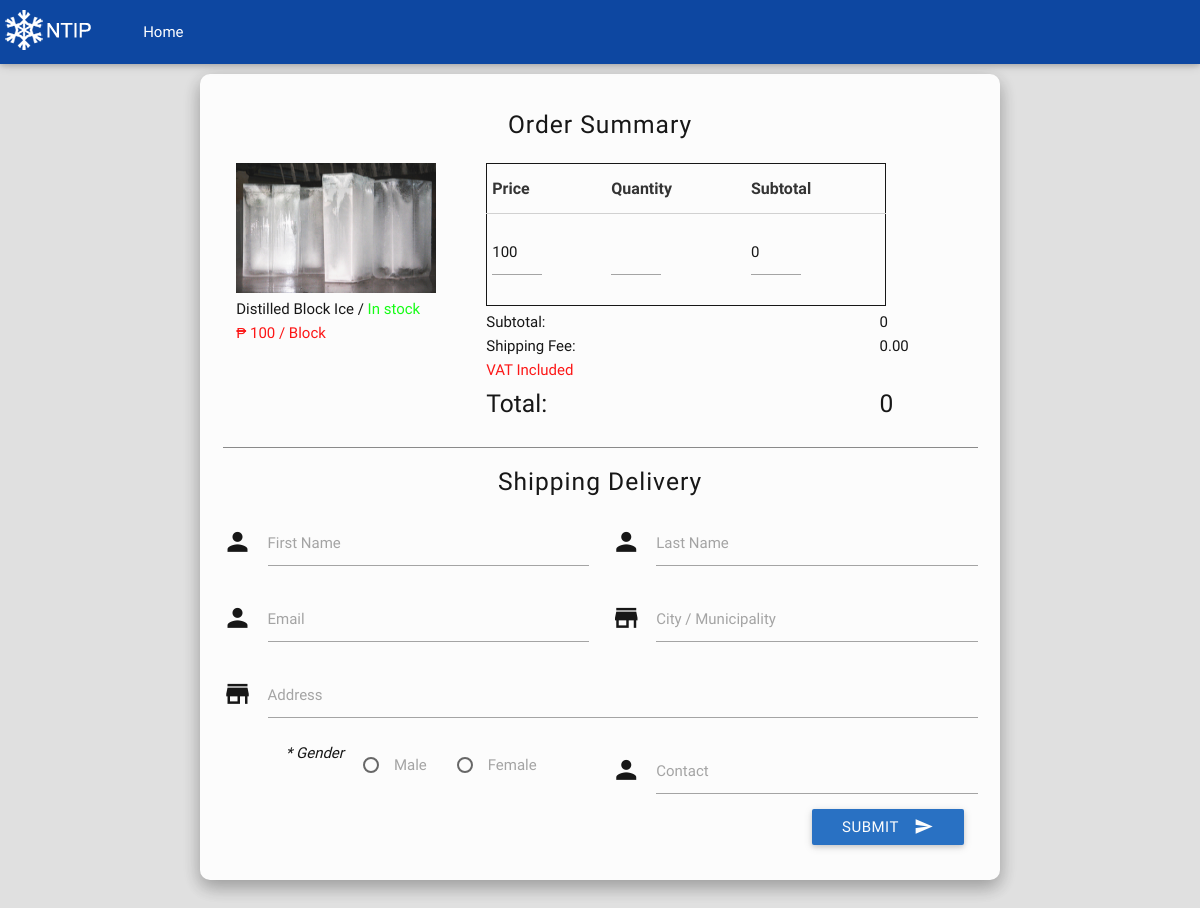
The page /checkout/shippingdelivery.php?product_no=150001 on the database its author committed.
### tables this page shows
CREATE TABLE `products` (
  `product_id` int(11) NOT NULL AUTO_INCREMENT,
  `product_no` varchar(20) NOT NULL,
  `product_name` varchar(100) NOT NULL,
  `product_picture` varchar(200) NOT NULL,
  `sshow1` varchar(100) NOT NULL,
  `sshow2` varchar(100) NOT NULL,
  `sshow3` varchar(100) NOT NULL,
  `sshow4` varchar(100) NOT NULL,
  `unit` varchar(20) NOT NULL,
  `price` varchar(4) NOT NULL,
  `summary` text NOT NULL,
  `date_added` date NOT NULL,
  `date_updated` date NOT NULL,
  PRIMARY KEY (`product_id`),
  UNIQUE KEY `product_no` (`product_no`)
);

### php/function.php (called while the page is built, shortened)
<?php
	function loggedin() {
		if(isset($_SESSION['user_id']) && !empty($_SESSION['user_id'])){
			return true;
		}else{
			return false;
		}
	}
    function data_secure($data){
    $data = htmlspecialchars($data);
    $data = trim($data);
    $data = stripcslashes($data);
    return $data;
}
?>

### checkout/shippingdelivery.php (the view, shortened to what this page needs)
<?php
  include '../php/function.php';
?>
<html>
<head>
	<link type="text/css" rel="stylesheet" href="../css/materialize.min.css"  media="screen,projection"/>
  <link type="text/css" rel="stylesheet" href="../css/forms.css">
  <link type="text/css" rel="stylesheet" href="../css/style.css">
</head>
<body onload="subtotal()">
<div class="navbar-fixed">
    <?php if(loggedin()){
      echo "<nav class='white'>";
      }else{
        echo "<nav class='blue darken-4'>";
        } ?>
      <div class="nav-wrapper">
        <ul style="padding-left: 5px; padding-right: 20px;">
          <li><img src="../img/snowflake-icon.png" style="margin-top: 10px;">&nbsp;&nbsp;&nbsp;&nbsp;&nbsp;&nbsp;&nbsp;&nbsp;&nbsp;&nbsp;</li>
          <li><a href="../index.php" >Home</a></li>
        </ul>
      </div>
    </nav>
  </div>
    <?php
    if (isset($_GET["product_no"])){
        $product_no = data_secure($_GET["product_no"]);
    }
    ?>
	<div class="container login z-depth-2" style="width: 800px;height: auto;margin-top: 10px;">
    <form action= "#" method="post" class="col s12">
      <div class="login-title">
        <h5 class="center-align">Order Summary </h5>
      </div>
      <div class="row" style="padding-top: 15px;">
          <?php
            $sql = "SELECT * FROM products WHERE product_no='$product_no'";
            $result = mysql_query($sql);
            while ($rows = mysql_fetch_assoc($result)){
  ?>
        <div id="displayproduct" style="float: left;">
        <img src="../<?php echo $rows["product_picture"]?>"/><h6><?php echo $rows["product_name"]?> / <span style="color: lime;"> In stock</span></h6><h6>&#8369 <?php echo $rows["price"]?>  / <?php echo $rows["unit"]?></h6>
        </div>
        <div id="information" style="color:black">
       <table style="border: 1px solid black;width:400px">
       <thead>
       <th>Price</th>
       <th>Quantity</th>
       <th>Subtotal</th>
       </thead>
       <tbody>
       <td ><input type="text" id="price" name="unitprice" readonly="" value="<?php echo $rows['price']?>" style="width: 50px; color:black;"/></td><?php }?>
       <td>
        <input type="text" id="quantity" readonly="" name="quantity"  style="width: 50px;color:black" value="<?php echo $_GET["quantity"];?>"/> </td>
       <td><input type="text" id="total" readonly="" name="total"  style="width: 50px; color:black;"/></td>
       </tbody>
       </table>
      <div id="summary" style="float: left;">
      <h6>Subtotal:</h6>
      <h6>Shipping Fee: </h6>
      <h6  style="color: red;">VAT Included</h6>
      <h5>Total:</h5>
      </div>
      <div id="summary" style="float: right;margin-right:80px;">
      <h6 id="sSubTotal"></h6>
      <h6 id="shipping"></h6>
      <h6 id="">&nbsp;</h6>
      <h5 id="sTotal"></h5>
      </div>
        </div>
      </div>
       <div class="login-title">
        <h5 class="center-align" style="border-top: 1px solid gray;margin-bottom:10px;padding-top: 20px;">Shipping Delivery</h5>
      </div>
          <div class="row">
           <div class="input-field col s6">
                <i class="small mdi-social-person prefix black-text"></i>
                <input id="username" type="text" class="validate" name="fname"  require required maxlength="15"  >
                <label for="First Name">First Name</label>
            </div>
             <div class="input-field col s6">
                <i class="small mdi-social-person prefix black-text"></i>
                <input id="username" type="text" class="validate" name="lname"  require required maxlength="15"  >
                <label for="Last Name">Last Name</label>
            </div>
            <div class="input-field col s6">
                <i class="small mdi-social-person prefix black-text"></i>
                <input id="email" type="text" class="validate" name="email"  require required maxlength="30" >
                <label for="Email">Email</label>
            </div>
           <div class="input-field col s6">
                 <i class="mdi-maps-store-mall-directory prefix black-text" ></i>
                <input id="city" type="text" class="validate" name="city"  require required maxlength="30" >
                <label for="city">City / Municipality</label>
            </div>
            <div class="input-field col s12">
                <i class="mdi-maps-store-mall-directory prefix black-text" ></i>
                <input id="address" type="text" class="validate" name="address" require required maxlength="50" value="">
                <label for="address">Address</label>
            </div>
             <div class="input-field col s6 center" style="margin-top: 1%;">
                <i style="color: black;">* Gender</i>
                <label for="male">Male</label>&nbsp;&nbsp;&nbsp;&nbsp;&nbsp;&nbsp;
                <label for="female">Female</label>
            </div><br /><br />
             <div class="input-field col s6">
                <i class="small mdi-social-person prefix black-text"></i>
                <input id="contact" type="text" class="validate" name="contact"  require required maxlength="30" >
                <label for="Contact">Contact</label>
            </div>
          <button class="medium btn waves-effect waves-light blue darken-3 right" type="submit" name="submit" style="margin-right: 25px;">
            Submit
          <i class="mdi-content-send right"></i>
          </button>
      </div>
    </form>
  </div>
</body>
</html>

### css/forms.css (style rules this page uses)
body { background-color: #E0E0E0; }
.login-title { font-weight:bold; color:black; letter-spacing: 1px; }
.login { opacity: 0.9; background-color:white; padding-top: 25px; margin-bottom: 5%; margin-top: 5%; padding-bottom:15px; width: 40%; border-radius: 10px; color: #fff; }
.login input { color:black; }

### css/style.css (style rules this page uses)
#displayproduct { padding-left:15px; }
#displayproduct img { width:200px; height:130px; }
#displayproduct h6:nth-child(2) { color:black; }
#displayproduct h6:nth-child(3) { color:red; }
#displayproduct { color:black; margin-right: 50px; margin-left: 10px; }

### rows shown on the page
products: product_picture (picture), product_name "Distilled Block Ice", price "100", unit "Block", unitprice "100"
